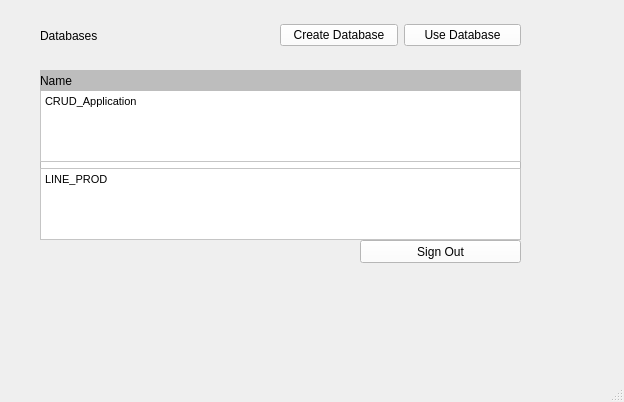
<?xml version="1.0" encoding="UTF-8"?>
<ui version="4.0">
 <class>MainWindow</class>
 <widget class="QMainWindow" name="MainWindow">
  <property name="enabled">
   <bool>true</bool>
  </property>
  <property name="geometry">
   <rect>
    <x>0</x>
    <y>0</y>
    <width>624</width>
    <height>402</height>
   </rect>
  </property>
  <property name="windowTitle">
   <string>MainWindow</string>
  </property>
  <property name="styleSheet">
   <string notr="true">QWidget#widget{
background-color:qlineargradient(spread:reflect, x1:0.266, y1:1, x2:1, y2:0, stop:0 rgba(9, 62, 62, 255), stop:1 rgba(27, 97, 134, 255));
}</string>
  </property>
  <widget class="QWidget" name="centralwidget">
   <property name="styleSheet">
    <string notr="true"/>
   </property>
   <widget class="QLabel" name="label">
    <property name="geometry">
     <rect>
      <x>40</x>
      <y>20</y>
      <width>181</width>
      <height>31</height>
     </rect>
    </property>
    <property name="styleSheet">
     <string notr="true">text-align: center;
font: 75 22pt &quot;MS Shell Dlg 2&quot;;
color: black;
</string>
    </property>
    <property name="text">
     <string>Databases</string>
    </property>
   </widget>
   <widget class="QPushButton" name="pushButton_3">
    <property name="geometry">
     <rect>
      <x>360</x>
      <y>240</y>
      <width>161</width>
      <height>23</height>
     </rect>
    </property>
    <property name="styleSheet">
     <string notr="true">background-color: rgb(255, 255, 255)</string>
    </property>
    <property name="text">
     <string>Sign Out</string>
    </property>
   </widget>
   <widget class="QWidget" name="horizontalLayoutWidget">
    <property name="geometry">
     <rect>
      <x>280</x>
      <y>20</y>
      <width>241</width>
      <height>31</height>
     </rect>
    </property>
    <layout class="QHBoxLayout" name="horizontalLayout">
     <item>
      <widget class="QPushButton" name="pushButton">
       <property name="styleSheet">
        <string notr="true">background-color: rgb(255, 255, 255)</string>
       </property>
       <property name="text">
        <string>Create Database</string>
       </property>
      </widget>
     </item>
     <item>
      <widget class="QPushButton" name="pushButton_2">
       <property name="styleSheet">
        <string notr="true">background-color: rgb(255, 255, 255)</string>
       </property>
       <property name="text">
        <string>Use Database</string>
       </property>
      </widget>
     </item>
    </layout>
   </widget>
   <widget class="QListView" name="listView">
    <property name="geometry">
     <rect>
      <x>40</x>
      <y>70</y>
      <width>481</width>
      <height>151</height>
     </rect>
    </property>
   </widget>
   <widget class="QWidget" name="verticalLayoutWidget">
    <property name="geometry">
     <rect>
      <x>40</x>
      <y>90</y>
      <width>481</width>
      <height>150</height>
     </rect>
    </property>
    <layout class="QVBoxLayout" name="verticalLayout">
     <item>
      <widget class="QTextBrowser" name="textBrowser_2">
       <property name="styleSheet">
        <string notr="true">background-color: rgb(255, 255, 255);</string>
       </property>
       <property name="html">
        <string>&lt;!DOCTYPE HTML PUBLIC &quot;-//W3C//DTD HTML 4.0//EN&quot; &quot;http://www.w3.org/TR/REC-html40/strict.dtd&quot;&gt;
&lt;html&gt;&lt;head&gt;&lt;meta name=&quot;qrichtext&quot; content=&quot;1&quot; /&gt;&lt;style type=&quot;text/css&quot;&gt;
p, li { white-space: pre-wrap; }
&lt;/style&gt;&lt;/head&gt;&lt;body style=&quot; font-family:'MS Shell Dlg 2'; font-size:8.25pt; font-weight:400; font-style:normal;&quot;&gt;
&lt;p style=&quot; margin-top:0px; margin-bottom:0px; margin-left:0px; margin-right:0px; -qt-block-indent:0; text-indent:0px;&quot;&gt;CRUD_Application&lt;/p&gt;
&lt;p style=&quot;-qt-paragraph-type:empty; margin-top:0px; margin-bottom:0px; margin-left:0px; margin-right:0px; -qt-block-indent:0; text-indent:0px;&quot;&gt;&lt;br /&gt;&lt;/p&gt;&lt;/body&gt;&lt;/html&gt;</string>
       </property>
      </widget>
     </item>
     <item>
      <widget class="QTextBrowser" name="textBrowser_3">
       <property name="styleSheet">
        <string notr="true">background-color: rgb(255, 255, 255);</string>
       </property>
       <property name="html">
        <string>&lt;!DOCTYPE HTML PUBLIC &quot;-//W3C//DTD HTML 4.0//EN&quot; &quot;http://www.w3.org/TR/REC-html40/strict.dtd&quot;&gt;
&lt;html&gt;&lt;head&gt;&lt;meta name=&quot;qrichtext&quot; content=&quot;1&quot; /&gt;&lt;style type=&quot;text/css&quot;&gt;
p, li { white-space: pre-wrap; }
&lt;/style&gt;&lt;/head&gt;&lt;body style=&quot; font-family:'MS Shell Dlg 2'; font-size:8.25pt; font-weight:400; font-style:normal;&quot;&gt;
&lt;p style=&quot; margin-top:0px; margin-bottom:0px; margin-left:0px; margin-right:0px; -qt-block-indent:0; text-indent:0px;&quot;&gt;LINE_PROD&lt;/p&gt;&lt;/body&gt;&lt;/html&gt;</string>
       </property>
      </widget>
     </item>
    </layout>
   </widget>
   <widget class="QLabel" name="label_2">
    <property name="geometry">
     <rect>
      <x>40</x>
      <y>70</y>
      <width>481</width>
      <height>21</height>
     </rect>
    </property>
    <property name="styleSheet">
     <string notr="true">background-color: rgb(189, 189, 189);
font: 75 10pt &quot;MS Shell Dlg 2&quot;;</string>
    </property>
    <property name="text">
     <string>Name</string>
    </property>
   </widget>
  </widget>
  <widget class="QMenuBar" name="menubar">
   <property name="geometry">
    <rect>
     <x>0</x>
     <y>0</y>
     <width>624</width>
     <height>21</height>
    </rect>
   </property>
  </widget>
  <widget class="QStatusBar" name="statusbar"/>
 </widget>
 <resources/>
 <connections/>
</ui>
